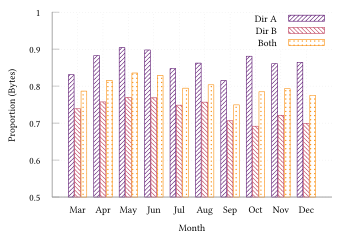

gnuplot code for this plot:
set terminal tikz standalone color size 9cm,6cm font '\scriptsize' preamble '\usepackage{microtype} \usepackage{libertinus} \usepackage{libertinust1math} \usepackage[binary-units, per-mode=symbol]{siunitx}\sisetup{detect-all} \newcommand{\approachshort}{OPaL} \newcommand{\Coopfw}{CoOp} \newcommand{\coopfw}{\Coopfw} \newcommand{\Indfw}{Ind} \newcommand{\indfw}{\Indfw}'
set output "tcp-monthly-bytes.tex"

load "gnuplot-palettes/inferno.pal"

set boxwidth 0.9
set style data histogram
set style histogram cluster gap 1
set style fill solid border
set datafile separator ","
unset colorbox

set xlabel "Month"
set ylabel "Proportion (Bytes)"

set yrange [0.5:1.0]
set key at 10,1

plot '../results/dirA-1.csv' u 15: xtic(1) title "Dir A" lc palette frac 0.25 fill pattern 1, \
     '../results/dirB-1.csv' u 15 title "Dir B" lc palette frac 0.5 fill pattern 2, \
     '../results/biDir-1.csv' u 15 title "Both" lc palette frac 0.75 fill pattern 7
